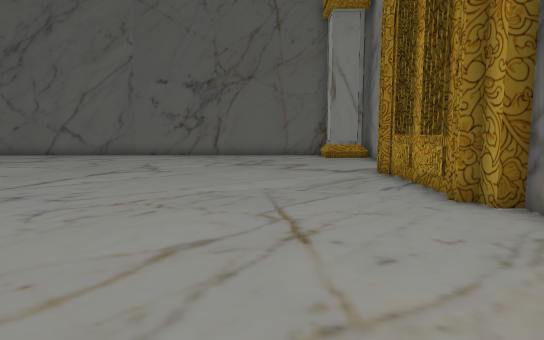
View 1 (above)

16 first-person views from a walk through a Unity game level. The camera is 1.2 m above the floor, tilts 6° down and sees 75° across. The floor is counted in squares, 1 m on a side. Each view is taken from the middle of a square. On the plan, view 1 faces up. The plan holds only what a view shows up to about 14 squares ahead; the rest is blank. The place goes on beyond the plan. The player character is not drawn.

View 2
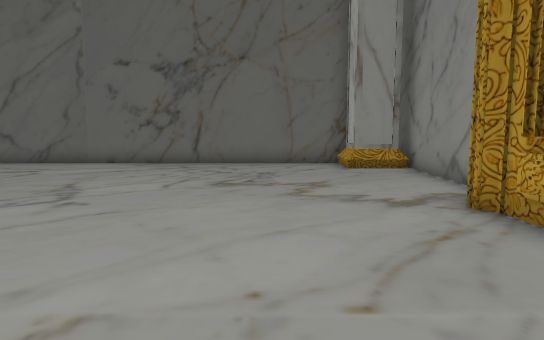

View 3
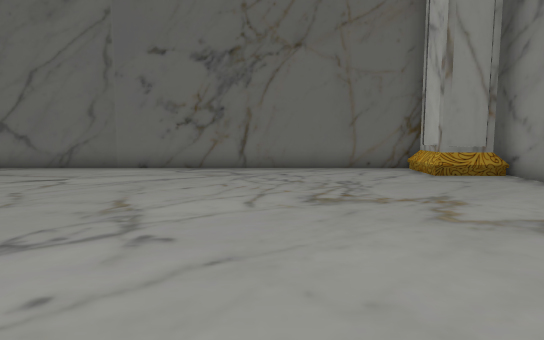

View 4
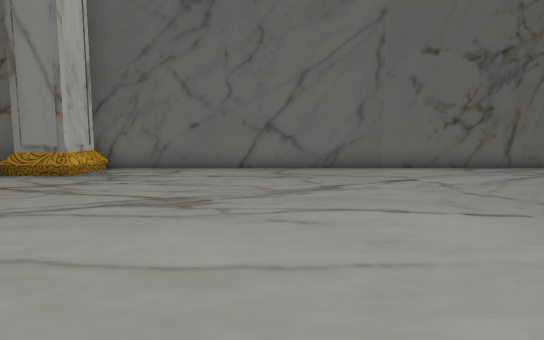

View 5
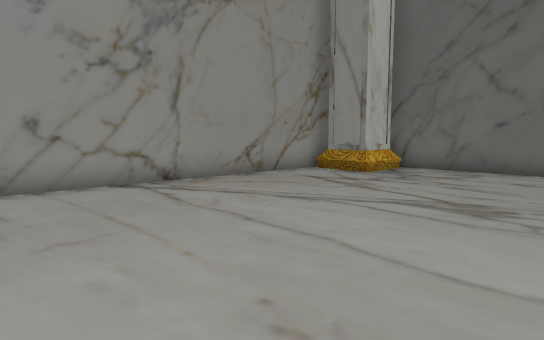

View 6
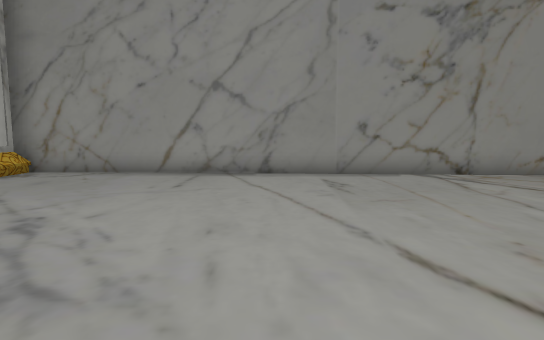

View 7
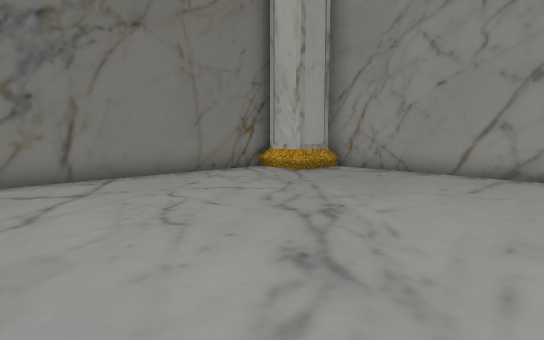

View 8
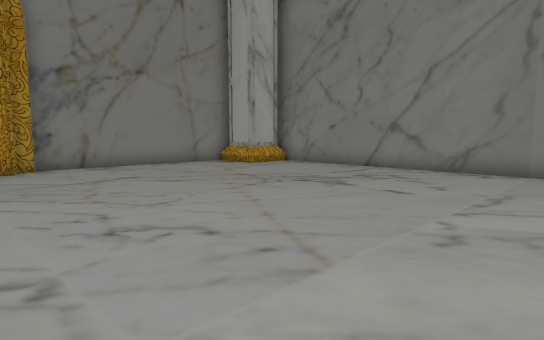

View 9
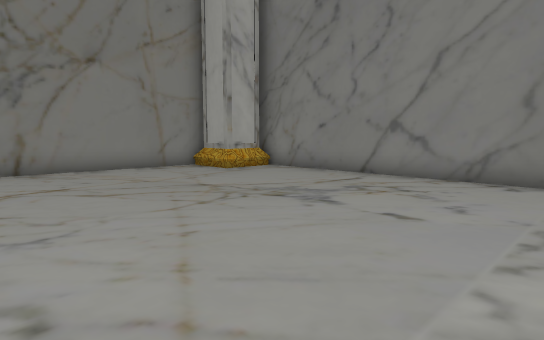

View 10
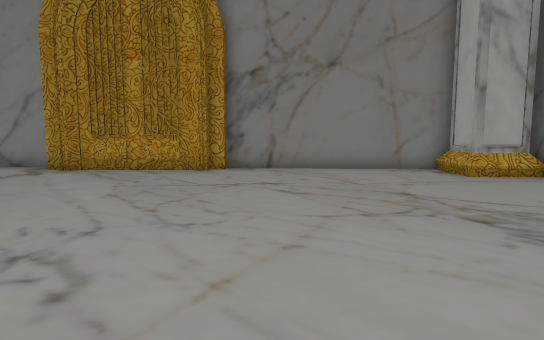

View 11
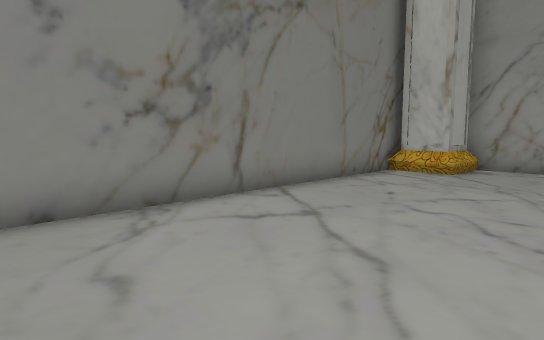

View 12
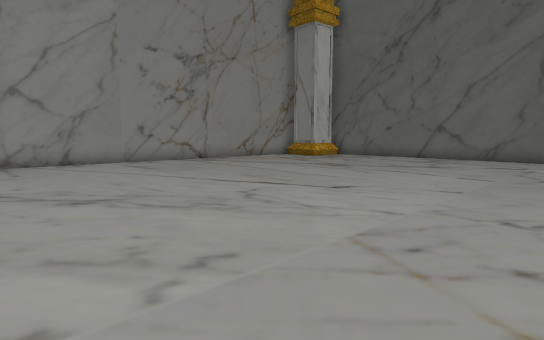

View 13
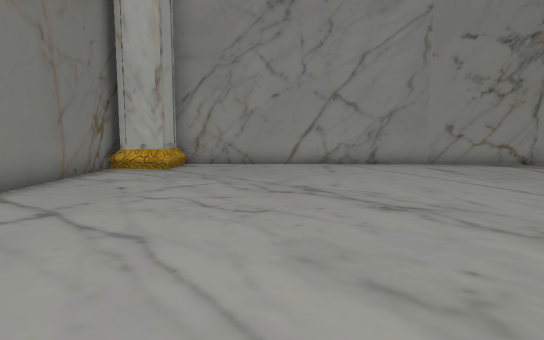

View 14
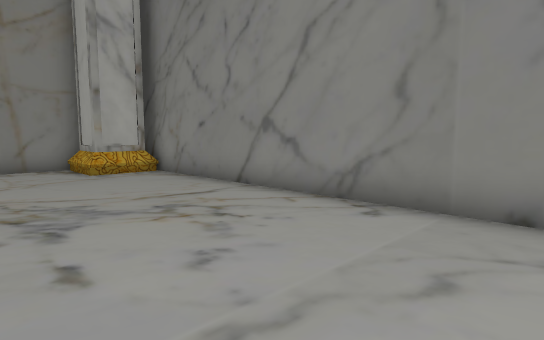

View 15
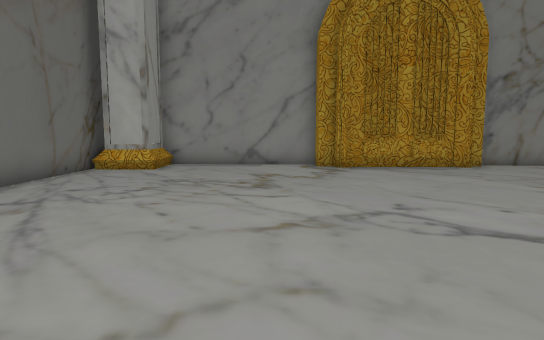

View 16
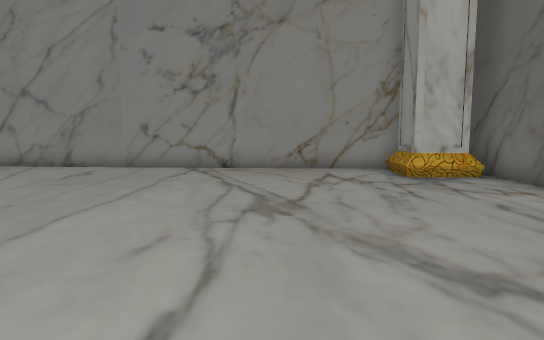

### Floor plan
Points are (right, up) in squares from view 1. A wall is a line through its corners. A room is listed if a view was taken in it or the views show most of it. See-through windows are left out.
Room 1 (views 1, 2, 3, 4, 5, 6, 7, 8, 9, 10, 11, 12, 13, 14, 15, 16)
walls: (4.4, 11.3) (4.8, 18.5); (3.6, -1.9) (4, 5.7); (-18.8, -3.4) (2.6, -3.4); (-18.7, 17.7) (-19.9, -2); (3.8, 19) (-17.9, 19)
low walls: (-17.7, -1.6) (-17.8, -3.5); (-17.9, -1.5) (-18, -3.3); (-16.6, 17) (-18.3, 17); (2.3, -1.5) (3.4, -1.6); (1.5, -3.3) (1.5, -2.5); (1.7, -3.2) (1.7, -2.4); (-16.8, 18.5) (-16.9, 16.7); (2.5, 17) (2.6, 17.5); (-16.6, 18.7) (-16.7, 16.7) (-18.6, 16.8); (-19.8, -1.5) (-17.6, -1.6) (-17.7, -3.5); (4.4, 17) (2.8, 17) (2.8, 18.7); (4.7, 16.8) (2.8, 16.8)
objects: column (2, -2); other object (3, 7) to (3, 10)

Positions as (right, up) in squares from view 1, and headings:
1: (0, 0), facing up
2: (0, 5), facing up
3: (-2, 7), facing up
4: (-11, 7), facing up
5: (-11, 7), facing up-left
6: (-9, 6), facing left
7: (-9, 6), facing down-left
8: (-9, 8), facing down-right
9: (-8, 6), facing down-right
10: (-8, 4), facing right
11: (-7, 2), facing down-left
12: (-5, 2), facing up-left
13: (-6, 2), facing left
14: (-9, 2), facing down-right
15: (-9, 13), facing right
16: (-7, 13), facing left
